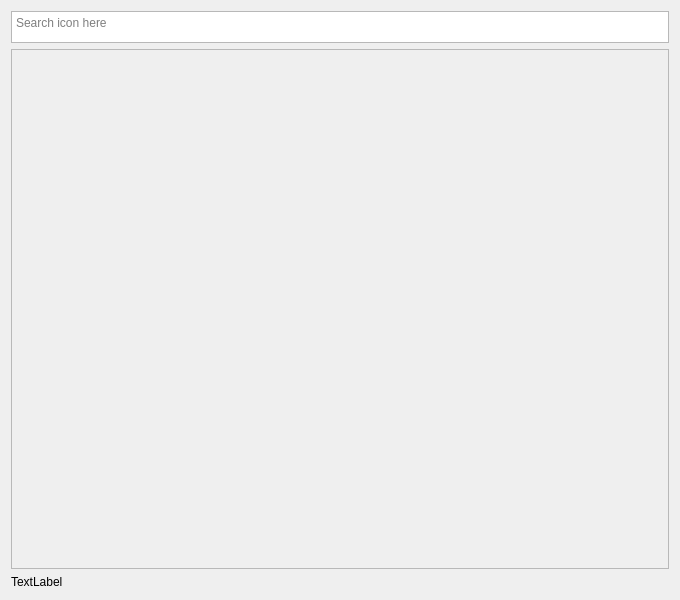
<?xml version="1.0" encoding="UTF-8"?>
<ui version="4.0">
 <class>MainWindow</class>
 <widget class="QWidget" name="MainWindow">
  <property name="geometry">
   <rect>
    <x>0</x>
    <y>0</y>
    <width>680</width>
    <height>600</height>
   </rect>
  </property>
  <property name="windowTitle">
   <string>NerdFonts Icon Browser</string>
  </property>
  <layout class="QVBoxLayout" name="verticalLayout">
   <item>
    <widget class="QPlainTextEdit" name="SearchBar">
     <property name="enabled">
      <bool>true</bool>
     </property>
     <property name="sizePolicy">
      <sizepolicy hsizetype="Expanding" vsizetype="Fixed">
       <horstretch>0</horstretch>
       <verstretch>0</verstretch>
      </sizepolicy>
     </property>
     <property name="maximumSize">
      <size>
       <width>16777215</width>
       <height>32</height>
      </size>
     </property>
     <property name="baseSize">
      <size>
       <width>0</width>
       <height>0</height>
      </size>
     </property>
     <property name="verticalScrollBarPolicy">
      <enum>Qt::ScrollBarPolicy::ScrollBarAlwaysOff</enum>
     </property>
     <property name="horizontalScrollBarPolicy">
      <enum>Qt::ScrollBarPolicy::ScrollBarAlwaysOff</enum>
     </property>
     <property name="documentTitle">
      <string/>
     </property>
     <property name="placeholderText">
      <string>Search icon here</string>
     </property>
    </widget>
   </item>
   <item>
    <widget class="QScrollArea" name="scrollArea">
     <property name="verticalScrollBarPolicy">
      <enum>Qt::ScrollBarPolicy::ScrollBarAsNeeded</enum>
     </property>
     <property name="widgetResizable">
      <bool>true</bool>
     </property>
     <widget class="QWidget" name="scrollAreaWidgetContents">
      <property name="geometry">
       <rect>
        <x>0</x>
        <y>0</y>
        <width>656</width>
        <height>514</height>
       </rect>
      </property>
      <property name="sizePolicy">
       <sizepolicy hsizetype="Expanding" vsizetype="Expanding">
        <horstretch>0</horstretch>
        <verstretch>0</verstretch>
       </sizepolicy>
      </property>
      <layout class="QGridLayout" name="gridLayout"/>
     </widget>
    </widget>
   </item>
   <item>
    <widget class="QLabel" name="notificationLabel">
     <property name="text">
      <string>TextLabel</string>
     </property>
    </widget>
   </item>
  </layout>
 </widget>
 <resources/>
 <connections/>
</ui>
